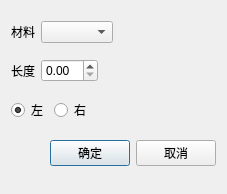
<?xml version="1.0" encoding="UTF-8"?>
<ui version="4.0">
 <class>AddEndCap</class>
 <widget class="QDialog" name="AddEndCap">
  <property name="geometry">
   <rect>
    <x>0</x>
    <y>0</y>
    <width>227</width>
    <height>194</height>
   </rect>
  </property>
  <property name="windowTitle">
   <string>端盖</string>
  </property>
  <layout class="QVBoxLayout" name="verticalLayout">
   <item>
    <layout class="QHBoxLayout" name="horizontalLayout_2">
     <item>
      <widget class="QLabel" name="label_2">
       <property name="text">
        <string>材料</string>
       </property>
      </widget>
     </item>
     <item>
      <widget class="QComboBox" name="comboBox_material"/>
     </item>
     <item>
      <spacer name="horizontalSpacer">
       <property name="orientation">
        <enum>Qt::Horizontal</enum>
       </property>
       <property name="sizeHint" stdset="0">
        <size>
         <width>40</width>
         <height>20</height>
        </size>
       </property>
      </spacer>
     </item>
    </layout>
   </item>
   <item>
    <layout class="QHBoxLayout" name="horizontalLayout_3">
     <item>
      <widget class="QLabel" name="label">
       <property name="text">
        <string>长度</string>
       </property>
      </widget>
     </item>
     <item>
      <widget class="QDoubleSpinBox" name="doubleSpinBox_length"/>
     </item>
     <item>
      <spacer name="horizontalSpacer_3">
       <property name="orientation">
        <enum>Qt::Horizontal</enum>
       </property>
       <property name="sizeHint" stdset="0">
        <size>
         <width>40</width>
         <height>20</height>
        </size>
       </property>
      </spacer>
     </item>
    </layout>
   </item>
   <item>
    <layout class="QHBoxLayout" name="horizontalLayout">
     <item>
      <widget class="QRadioButton" name="radioButton_left">
       <property name="text">
        <string>左</string>
       </property>
       <property name="checked">
        <bool>true</bool>
       </property>
      </widget>
     </item>
     <item>
      <widget class="QRadioButton" name="radioButton_right">
       <property name="text">
        <string>右</string>
       </property>
      </widget>
     </item>
     <item>
      <spacer name="horizontalSpacer_2">
       <property name="orientation">
        <enum>Qt::Horizontal</enum>
       </property>
       <property name="sizeHint" stdset="0">
        <size>
         <width>40</width>
         <height>20</height>
        </size>
       </property>
      </spacer>
     </item>
    </layout>
   </item>
   <item>
    <layout class="QHBoxLayout">
     <property name="spacing">
      <number>6</number>
     </property>
     <property name="leftMargin">
      <number>0</number>
     </property>
     <property name="topMargin">
      <number>0</number>
     </property>
     <property name="rightMargin">
      <number>0</number>
     </property>
     <property name="bottomMargin">
      <number>0</number>
     </property>
     <item>
      <spacer>
       <property name="orientation">
        <enum>Qt::Horizontal</enum>
       </property>
       <property name="sizeHint" stdset="0">
        <size>
         <width>131</width>
         <height>31</height>
        </size>
       </property>
      </spacer>
     </item>
     <item>
      <widget class="QPushButton" name="okButton">
       <property name="text">
        <string>确定</string>
       </property>
      </widget>
     </item>
     <item>
      <widget class="QPushButton" name="cancelButton">
       <property name="text">
        <string>取消</string>
       </property>
      </widget>
     </item>
    </layout>
   </item>
  </layout>
 </widget>
 <resources/>
 <connections>
  <connection>
   <sender>okButton</sender>
   <signal>clicked()</signal>
   <receiver>AddEndCap</receiver>
   <slot>accept()</slot>
   <hints>
    <hint type="sourcelabel">
     <x>278</x>
     <y>253</y>
    </hint>
    <hint type="destinationlabel">
     <x>96</x>
     <y>254</y>
    </hint>
   </hints>
  </connection>
  <connection>
   <sender>cancelButton</sender>
   <signal>clicked()</signal>
   <receiver>AddEndCap</receiver>
   <slot>reject()</slot>
   <hints>
    <hint type="sourcelabel">
     <x>369</x>
     <y>253</y>
    </hint>
    <hint type="destinationlabel">
     <x>179</x>
     <y>282</y>
    </hint>
   </hints>
  </connection>
 </connections>
</ui>
